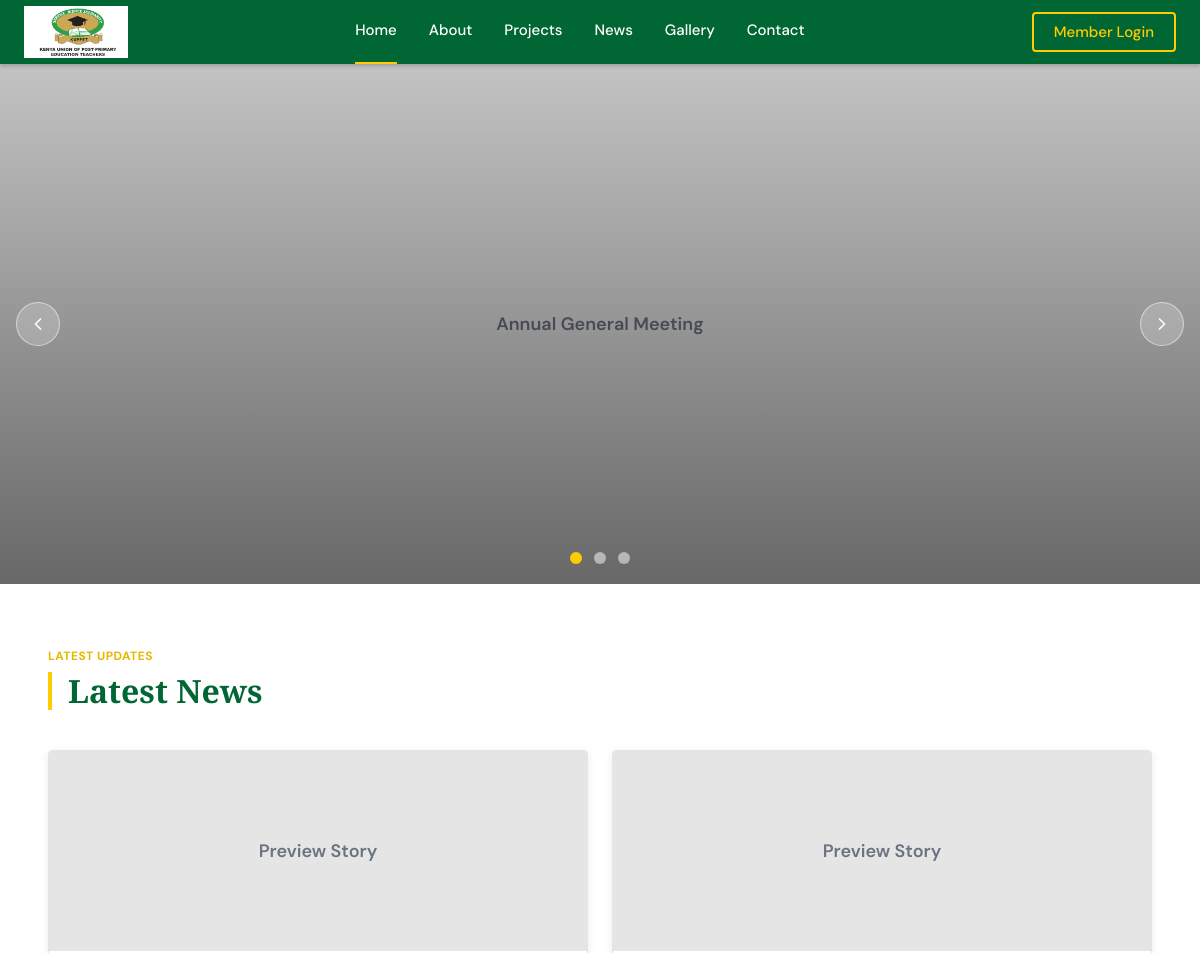
/ (upper part), run on an earlier commit of the app's database.
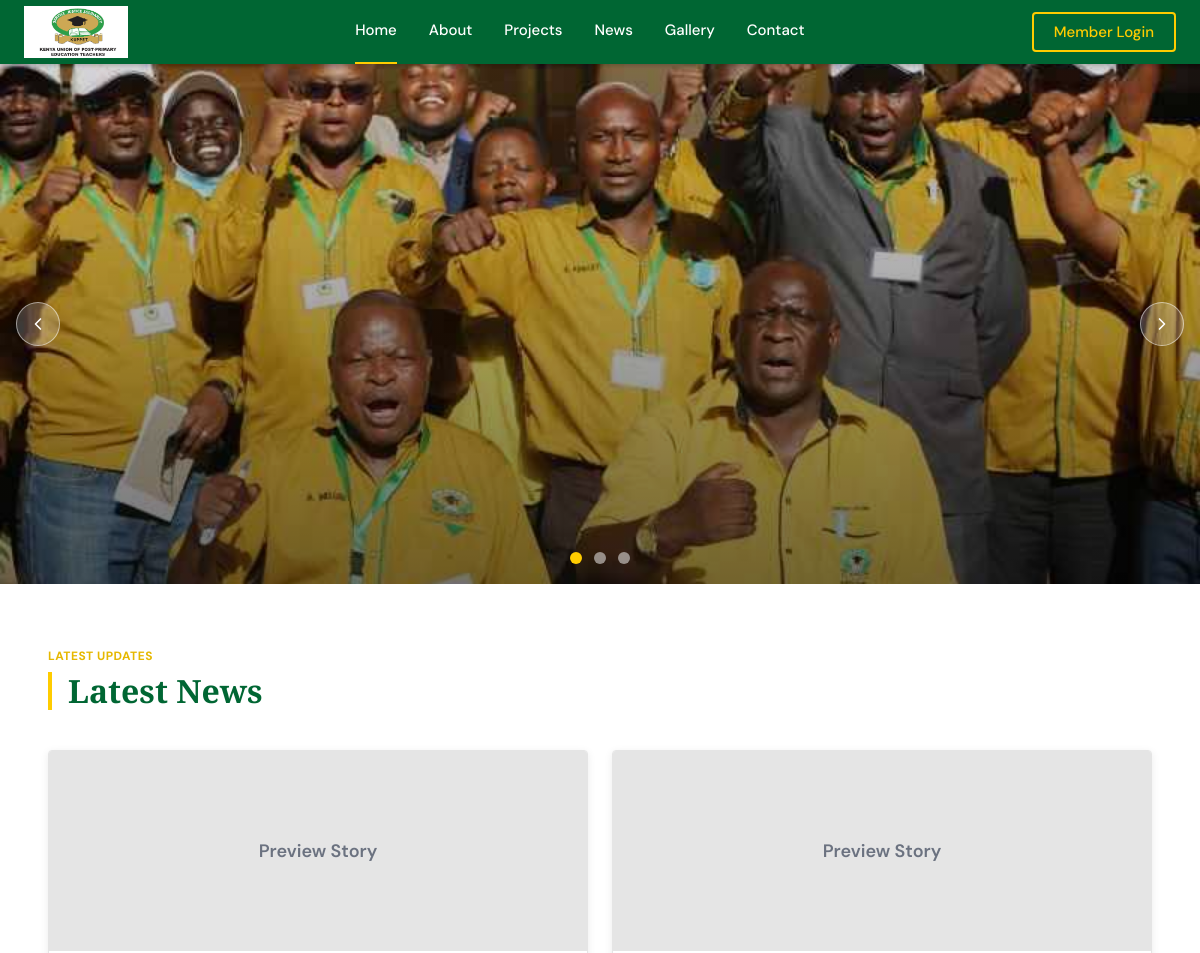
And on a later commit of the database.
### core/models.py (models this page shows, shortened)
class GalleryAlbum(models.Model):
    title = models.CharField(max_length=200)
    slug = models.SlugField(unique=True, max_length=200)
    description = models.TextField(blank=True)
    cover_image = models.ImageField(upload_to='gallery_covers/', blank=True, null=True)

### core/views.py (the view)
# urls.py: path('', views.home, name='home'),
def home(request):
    news = NewsPost.objects.filter(is_published=True).order_by("-published_date")[:6]
    albums = GalleryAlbum.objects.prefetch_related("images").all()[:5]
    context = {
        "news": news,
        "albums": albums,
        "placeholder_news": [] if news else PLACEHOLDER_NEWS,
    }
    return render(request, "core/home.html", context)

### templates/core/home.html (shortened to what the changed rows need)
{% extends 'base.html' %}
{% load static %}
{% block content %}
<section class="hero-section">
    <div class="hero-slider" id="hero-slider">
            {% for album in albums %}
                <div class="hero-slide {% if forloop.first %}is-active{% endif %}" data-slide>
                    <a href="{% if album.slug %}{% url 'gallery_album' album.slug %}{% else %}{% url 'gallery' %}{% endif %}" aria-label="Open {{ album.title }} album">
                        {% if album.cover_image %}
                            <img src="{{ album.cover_image.url }}" alt="{{ album.title }}">
                        {% elif album.images.first %}
                            <img src="{{ album.images.first.image.url }}" alt="{{ album.title }}">
                        {% else %}
                            <div class="hero-slide__placeholder">{{ album.title }}</div>
                        {% endif %}
                    </a>
                </div>
            {% empty %}
                <div class="hero-slide is-active">
                    <a href="{% url 'gallery' %}" aria-label="Open gallery">
                        <div class="hero-slide__placeholder">KUPPET Siaya Gallery</div>
                    </a>
                </div>
            {% endfor %}
            {% if albums|length > 1 %}
                <div class="hero-dots">
                    {% for album in albums %}
                        <button type="button" class="hero-dot {% if forloop.first %}is-active{% endif %}" data-hero-dot="{{ forloop.counter0 }}" aria-label="Go to slide {{ forloop.counter }}"></button>
                    {% endfor %}
                </div>
            {% endif %}
    </div>
</section>
<section class="section-shell bg-white">
    <div class="page-shell">
        <div class="section-heading">
            <h2 class="section-heading__title">Latest News</h2>
        </div>
    </div>
</section>
{% endblock %}

What changed in the data, as far as the page shows it:
changed GalleryAlbum (number 1 of 3 on the later page): cover_image: picture added; title "Annual General Meeting" → (not shown)
